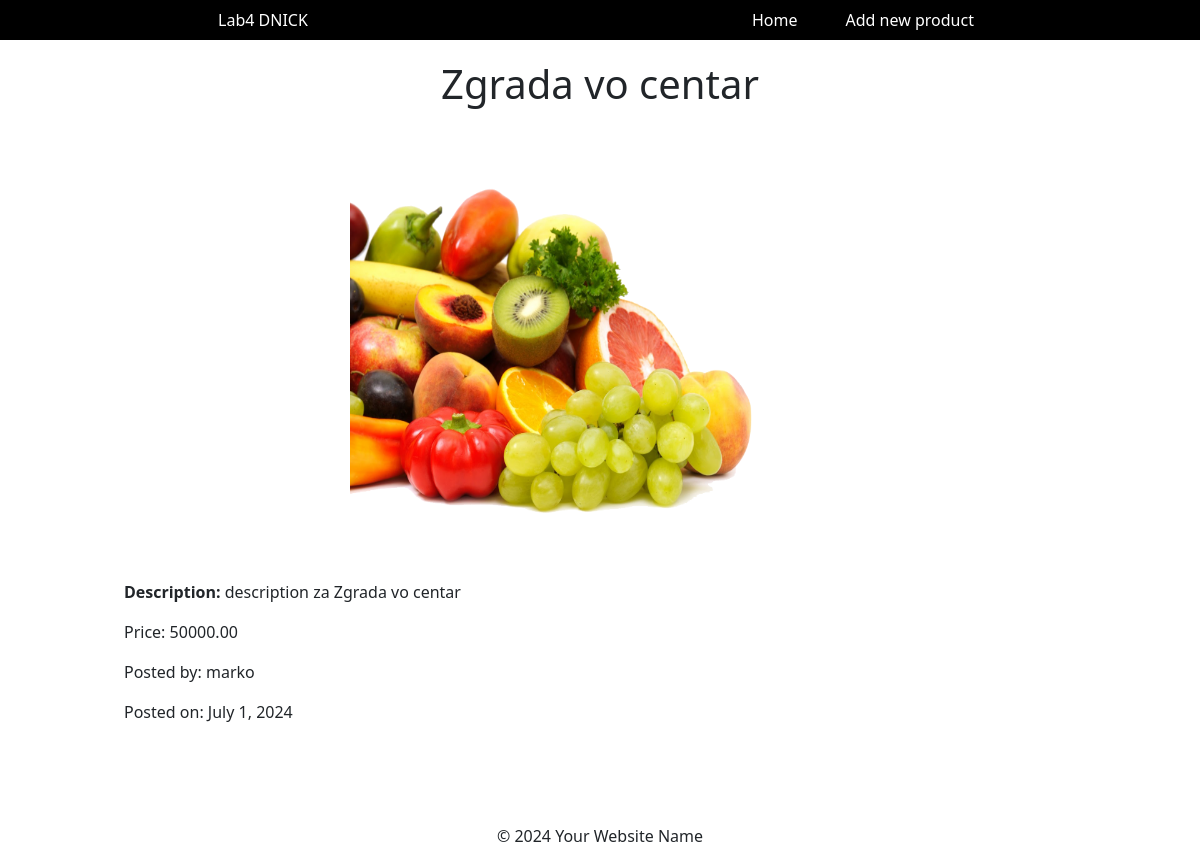
The page /listings/2/details on the database its author committed.
### ListingsApp/models.py (models this page shows, shortened)
class Listing(models.Model):
    STATUS_CHOICES = [
        ('fixed-price', 'Fixed price'),
        ('variable-price', 'Variable price')
    ]
    title = models.CharField(max_length=100)
    description = models.TextField(max_length=255)
    datetime = models.DateTimeField()
    category = models.ForeignKey(Category, on_delete=models.CASCADE)
    user = models.ForeignKey(User, on_delete=models.CASCADE)
    image = models.ImageField()
    price = models.DecimalField(max_digits=7, decimal_places=2)
    status = models.CharField(max_length=30, choices=STATUS_CHOICES, default='fixed-price')
    isNewListing = models.BooleanField('Is new Listing', default=False)

### ListingsApp/views.py (the view)
# urls.py: path('listings/<id>/details', views.listing_details, name='view_listing'),
def listing_details(request, id):
    listing = Listing.objects.filter(id=id).get()
    return render(request, "listing_details.html", context={'listing': listing})

### templates/listing_details.html
{% extends 'base_template.html' %}
{% block content %}
    <div class="container p-1" style="margin-top: 1rem; width: 80%" >
        <div style="display: flex; flex-direction: column; justify-content: center; align-items: center; gap: 2rem">
            <div>
                <h1>{{ listing.title }}</h1>
            </div>
            <div>
                <img style="height: 400px; width: 500px" class="card-img" src="{{ MEDIA_URL }} {{ listing.image.url }}" alt="Card image here">
            </div>
            <div style="width: 100%">
                <p><b>Description:</b> {{ listing.description }} </p>
                <p>Price: {{ listing.price }}</p>
                <p>Posted by: {{ listing.user }}</p>
                <p>Posted on: {{ listing.datetime.date }}</p>
            </div>
        </div>
    </div>
{% endblock %}

### rows shown on the page
Listing: title "Zgrada vo centar", image (picture), description "description za Zgrada vo centar", price "50000.00", user "marko", datetime "July 1, 2024"
